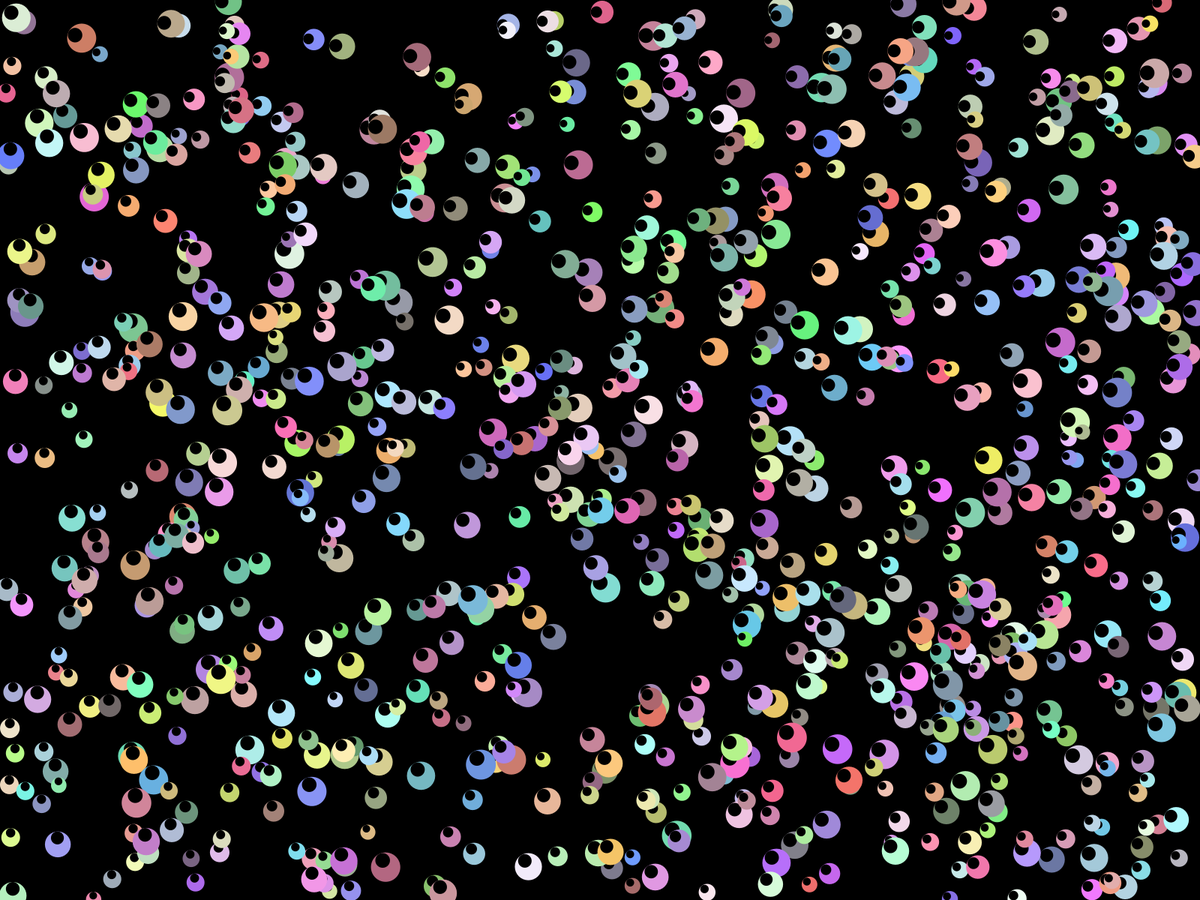
Frame 1 (no input)
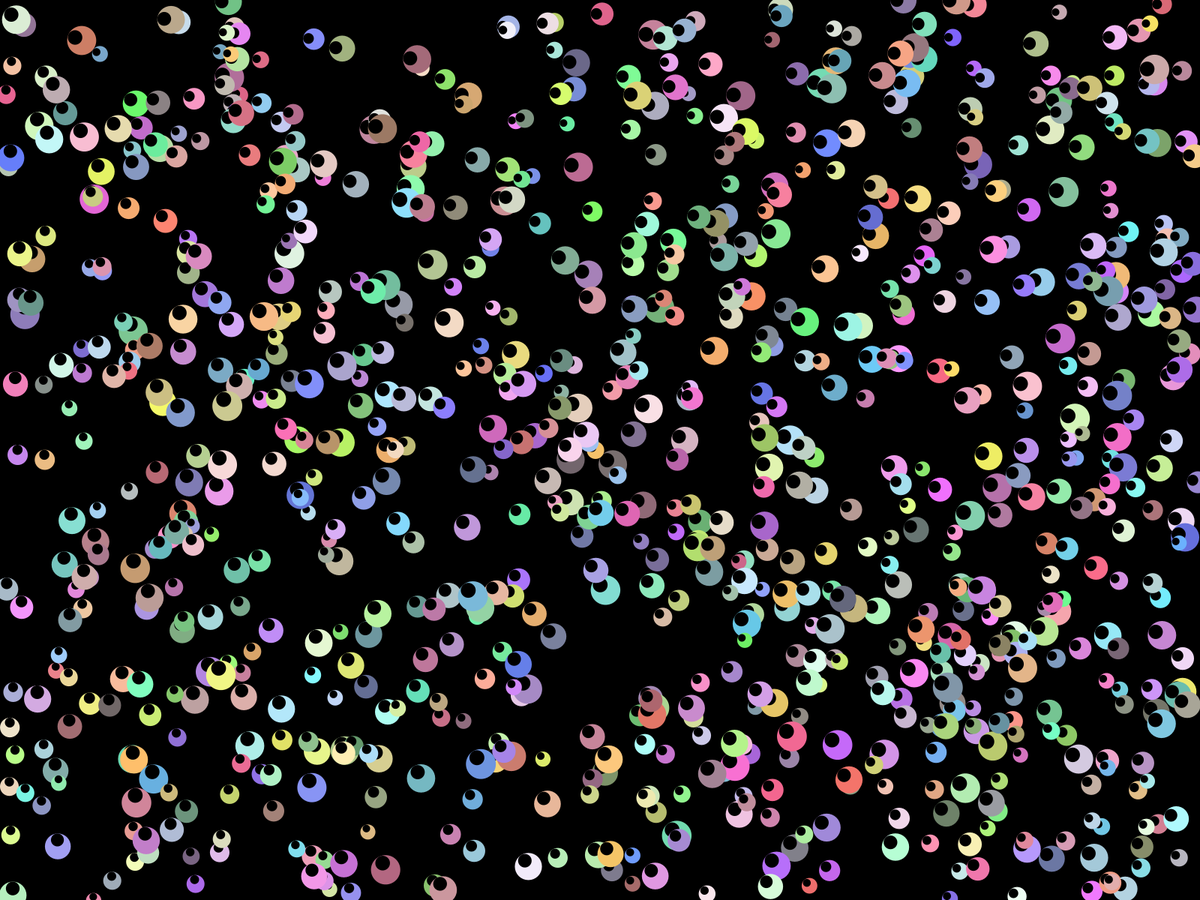
Frame 60 (the mouse pressed at the canvas centre just before this capture)
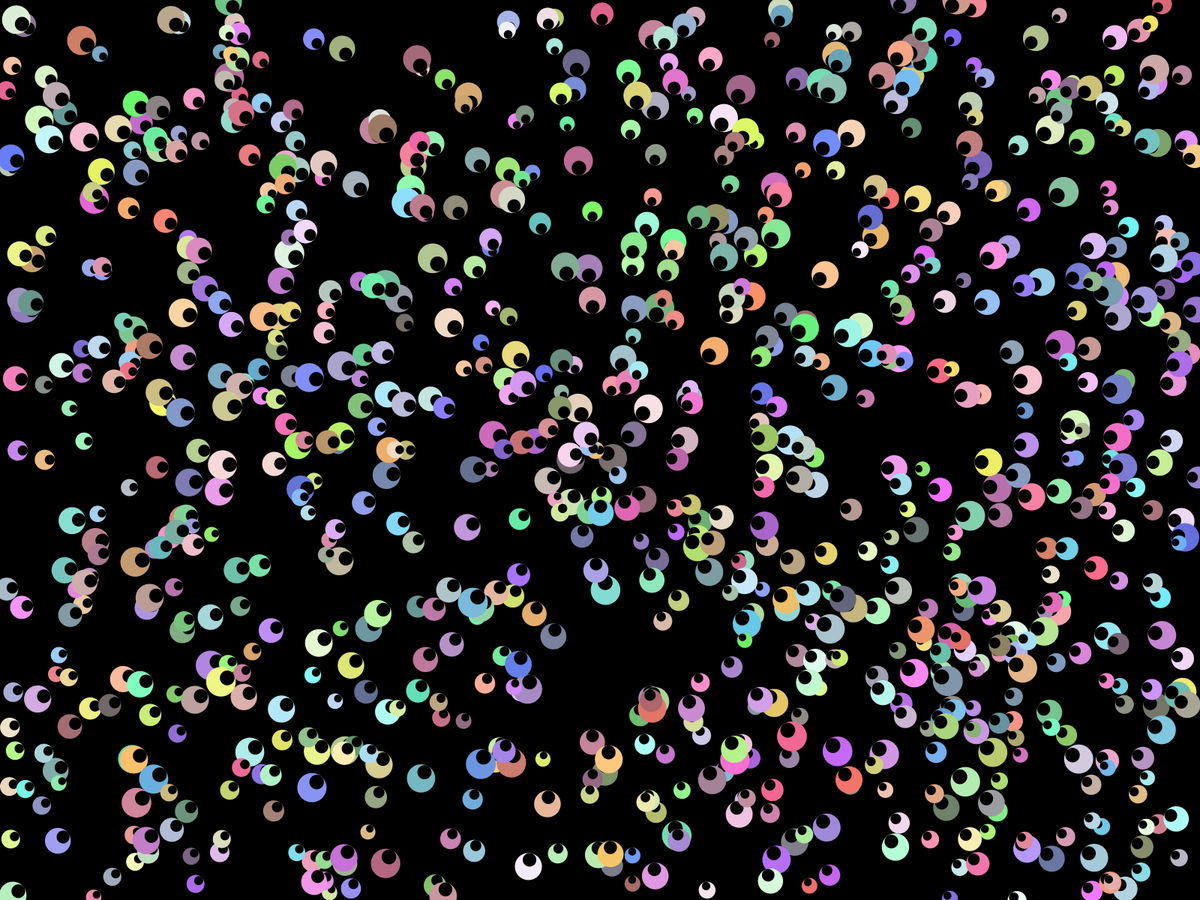
Frame 120 (the mouse held since frame 60 and released just before this capture)

The Processing sketch that drew these frames (run headless with seeded random() and noise(); from frame 60 on, the mouse is pressed at the canvas centre):

// Processing sketch: class_eyeballs
// ── class_eyeballs.pde
int numberOfEyeballs = 900;

Eyeball[] eyeballs = new Eyeball[numberOfEyeballs]; // create an array of Eyeball

void setup() {
  fullScreen();
  frameRate(30);

  // initialize eyeballs in the eyeballs array
  for (int i = 0; i < numberOfEyeballs; i++) {
    // initialize the eyeball with random position, radius and color
    eyeballs[i] = new Eyeball(random(0, width), random(0, height), random(10,20), color(random(100,255), random(100,255), random(100,255)));
  }

}

void draw() 
{
  background(0);
  // iterate through the eyeballs array, update and display each of them
  for (int i = 0; i < numberOfEyeballs; i++) {
    eyeballs[i].update(mouseX, mouseY);
    eyeballs[i].display();
  }

}
// ── Eyeball.pde
// Eyeball class //
class Eyeball { 
  PVector pos, p;  // pos for position of eyeball, p for position of pupil
  float rad, r;    // rad for radius of eyeball, r for radius of pupil
  color eyeColor;  // color of eyeball
  float speed;     // speed of the eyeball movement

  // constructor
  Eyeball (float posX_, float posY_, float rad_, color eyeColor_) {
    pos = new PVector(posX_, posY_);
    rad = rad_;
    r = rad_/2;
    p = new PVector(0, 0);
    eyeColor = eyeColor_;
    speed = random(0, 20);
  }

  void update(float mx, float my) {
    PVector mousePos = new PVector(mx, my);
    p = mousePos.sub(pos);        // calculate the vector from eyeball center to (mx,my)
    p = p.mult((rad-r)/p.mag());  // scale the vector so pupil won't go outside the eyeball
  }

  void display() {
    pushMatrix();
    ellipseMode(CENTER);
    noStroke();
    fill(eyeColor);
    translate(pos.x, pos.y+sin(radians((frameCount*int(speed))%360))*r/2);
    ellipse(0, 0, rad*2, rad*2);
    fill(0);
    ellipse(p.x, p.y, r*2, r*2);
    popMatrix();
  }
}
